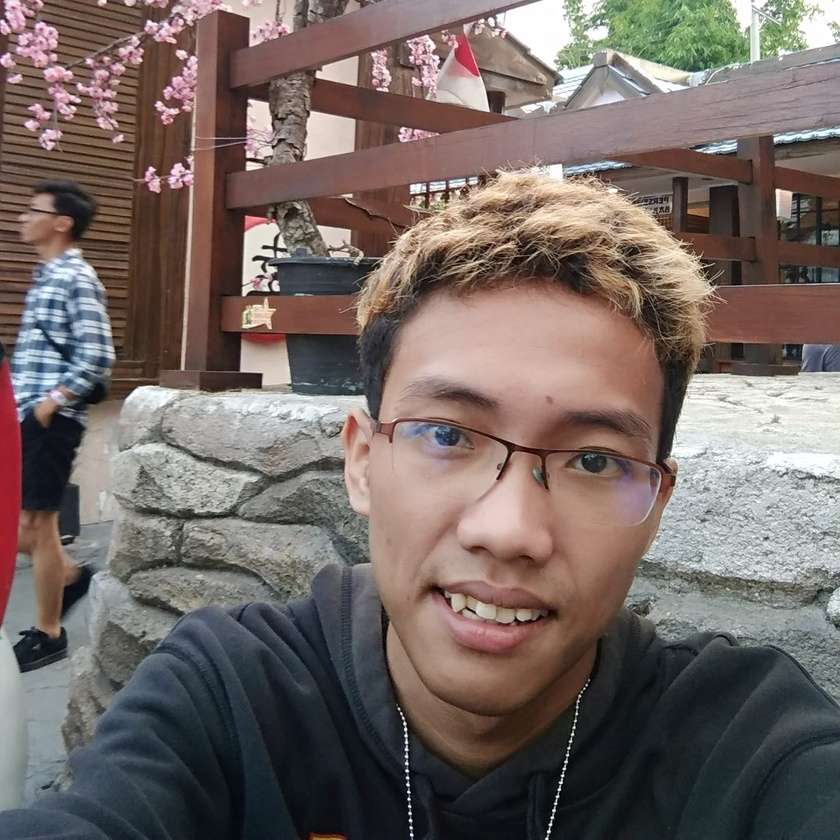
#> input picture nugroho.jpg, 840 x 840 px, shrunk from 1440 x 1440 before the run
$ jupyter execute deteksi_wajah_viola_jones.ipynb   (shell and % lines are left out)
#> lines starting #> are read from the running program, lines starting #| are printed output that depends on the picture; after the words box and inside, x2 and y2 are one past the last pixel; in counts of white or black regions, pixels touching at a corner belong together
<a href="https://colab.research.google.com/github/3152251/viola-jones-face-detection-by-nugroho-15.11.9322/blob/main/deteksi_wajah_viola_jones.ipynb" target="_parent"></a>

# Cascade Classification Viola Jones

Salah satu hal utama yang dapat kita lakukan dengan penglihatan adalah pendeteksian objek.

Deteksi Objek menggunakan pengklasifikasi kaskade berbasis fitur Haar adalah metode deteksi objek efektif yang diusulkan oleh Paul Viola dan Michael Jones dalam makalahnya [ini](https://www.cs.cmu.edu/~efros/courses/LBMV07/Papers/viola-cvpr-01.pdf) dan di kembangkan kemudian oleh [Rainer Lienhart](http://wiki.opencv.org.cn/images/5/52/MRL-TR-May02-revised-Dec02.pdf).

Ini adalah pendekatan berbasis pembelajaran mesin di mana fungsi kaskade dilatih dari banyak citra positif dan negatif. Hal ini kemudian digunakan untuk mendeteksi objek dalam gambar lain.

OpenCV menyediakan metode pelatihan ( lihat [Cascade Classifier Training](https://docs.opencv.org/3.4/dc/d88/tutorial_traincascade.html)) atau model terlatih, yang dapat dibaca menggunakan metode cv2.CascadeClassifierload. Model pra-*terlatih* terletak di folder data dalam instalasi OpenCV atau dapat ditemukan [di sini](https://github.com/opencv/opencv/tree/3.4/data).

Dalam catatan ini kita akan mencoba dengan beberapa model haarcascades yang disediakan. Lebih lanjut tentang topik ini dapat ditemukan [di sini](https://docs.opencv.org/3.4/db/d28/tutorial_cascade_classifier.html).

[cell 1]
import cv2
import common
import numpy as np

from matplotlib import pyplot as plt # ini memungkinkan kita menggambar gambar sebaris di notebook
import pylab # ini memungkinkan kita untuk mengontrol ukuran gambar
pylab.rcParams['figure.figsize'] = (10.0, 8.0) # mengontrol ukuran gambar di notebook

[cell 2]
# Load the test image and create a greyscale copy of it to be used in the classifiers

base_image = cv2.imread('nugroho.jpg')
#> base_image is the input picture: shape (840, 840, 3); mean B, G, R 100.8, 104.9, 117
grey = cv2.cvtColor(base_image, cv2.COLOR_BGR2GRAY)
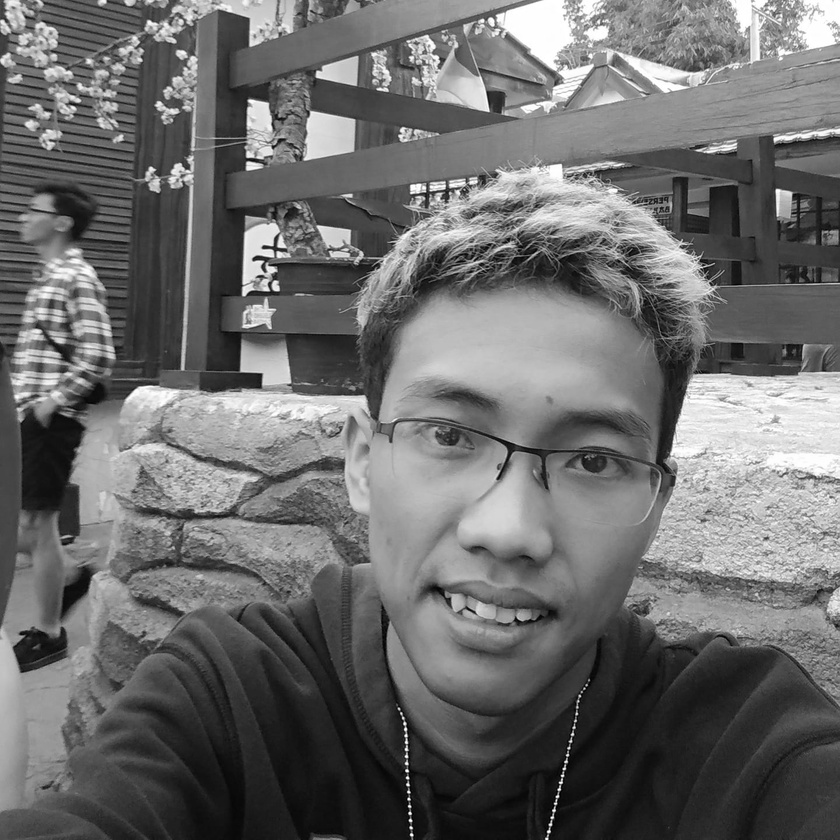
#> grey: shape (840, 840); min 0, max 255, mean 108.1
plt.imshow(cv2.cvtColor(base_image, cv2.COLOR_BGR2RGB))

# Face Detection

Kita akan menggunakan model haarcascade_frontalface_default.xml untuk mendeteksi wajah di foto. Anda dapat menemukan detail lebih lanjut tentang parameter fungsi detectMultiScale [di sini](https://docs.opencv.org/3.4/d1/de5/classcv_1_1CascadeClassifier.html#aaf8181cb63968136476ec4204ffca498).

[cell 3]
# this is a pre-trained face cascade
test_image = cv2.imread('nugroho.jpg')
face_cascade = cv2.CascadeClassifier('haarcascade_frontalface_default.xml')
faces = face_cascade.detectMultiScale(grey, 1.3, 5)
#> faces = [[327, 295, 384, 384]]
for (x,y,w,h) in faces:
     cv2.rectangle(test_image,(x,y),(x+w,y+h),(255,0,0),2)
#> this loop made 1 pass
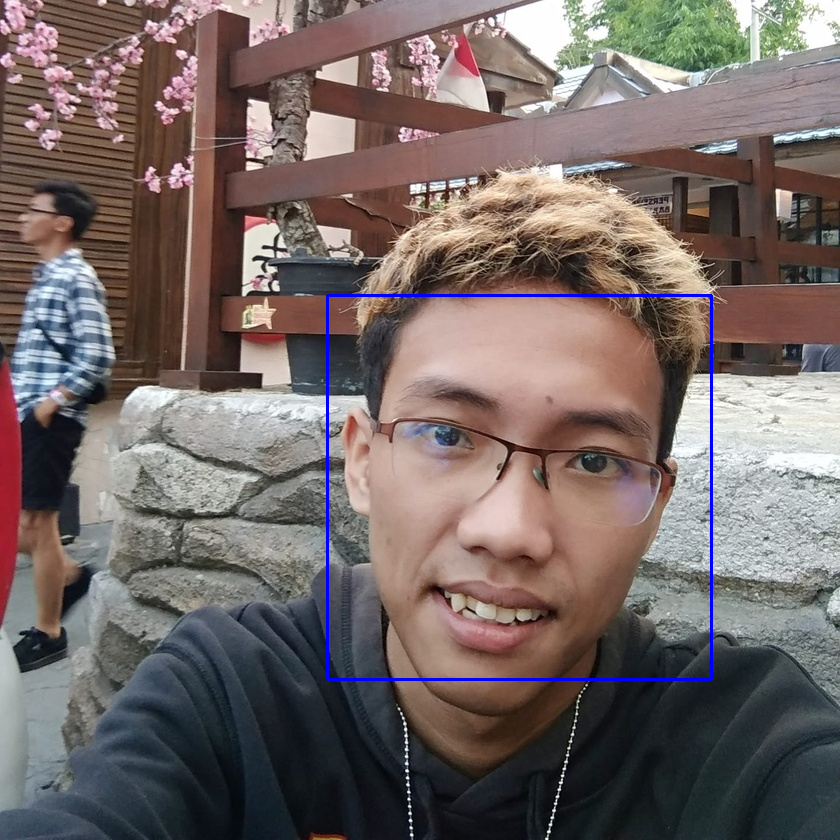
#> test_image: shape (840, 840, 3); 0.65% of pixels changed, all inside (x1, y1, x2, y2) = (326, 294, 713, 681)
plt.imshow(cv2.cvtColor(test_image, cv2.COLOR_BGR2RGB))

[cell 4]
from google.colab import drive
drive.mount('/content/drive')

## Smile Detection
kita akan menggunakan model pra-terlatih haarcascade_smile.xml untuk mendeteksi senyuman pada gambar.

[cell 5]
# this is a pre-trained face cascade
test_image = cv2.imread('nugroho.jpg')
smile_cascade = cv2.CascadeClassifier('haarcascade_smile.xml')
smiles = smile_cascade.detectMultiScale(grey, 1.3, 20)
#> smiles = [[76, 179, 72, 36], [749, 119, 76, 39], [680, 129, 77, 39], [563, 155, 78, 40], [253, 506, 76, 38], [64, 174, 103, 51], [714, 375, 103, 51], [127, 436, 103, 51], [201, 498, 103, 51], [591, 35, 154, 77], [114, 553, 153, 76], [408, 571, 174, 87]]
for (x,y,w,h) in smiles:
     cv2.rectangle(test_image,(x,y),(x+w,y+h),(0,255,0),2)
#> this loop made 12 passes
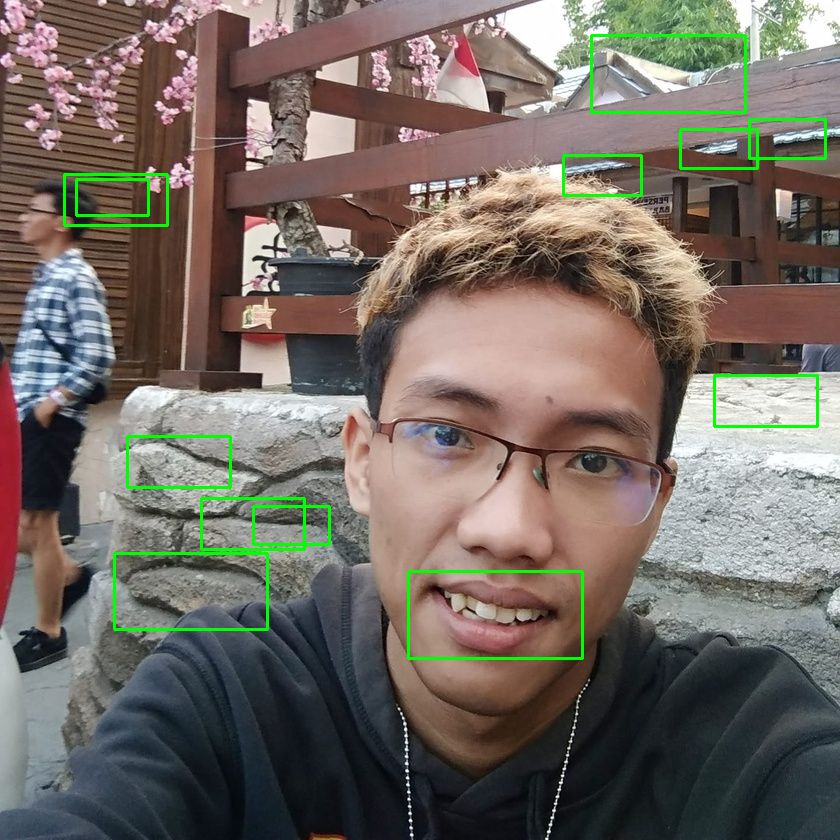
#> test_image: shape (840, 840, 3); 1.61% of pixels changed, all inside (x1, y1, x2, y2) = (63, 34, 827, 660)
plt.imshow(cv2.cvtColor(test_image, cv2.COLOR_BGR2RGB))

Seperti yang dilihat, itu mendeteksi senyuman dengan benar (orang yang tepat, yang sebenarnya adalah saya, tidak memberikan senyuman penuh) tetapi ada banyak kesalahan, yang biasa terjadi dalam model kaskade. Oleh karena itu, untuk memperbaikinya, kita hanya akan mempertimbangkan senyuman yang terdeteksi di dalam wajah yang terdeteksi sebelumnya.

[cell 6]
# this is a pre-trained face cascade
test_image = cv2.imread('nugroho.jpg')
for (x,y,w,h) in faces:
  for (x_s,y_s,w_s,h_s) in smiles:
    if( (x <= x_s) and (y <= y_s) and ( x+w >= x_s+w_s) and ( y+h >= y_s+h_s)):
      cv2.rectangle(test_image, (x_s,y_s),(x_s+w_s,y_s+h_s),(0,255,0),2)
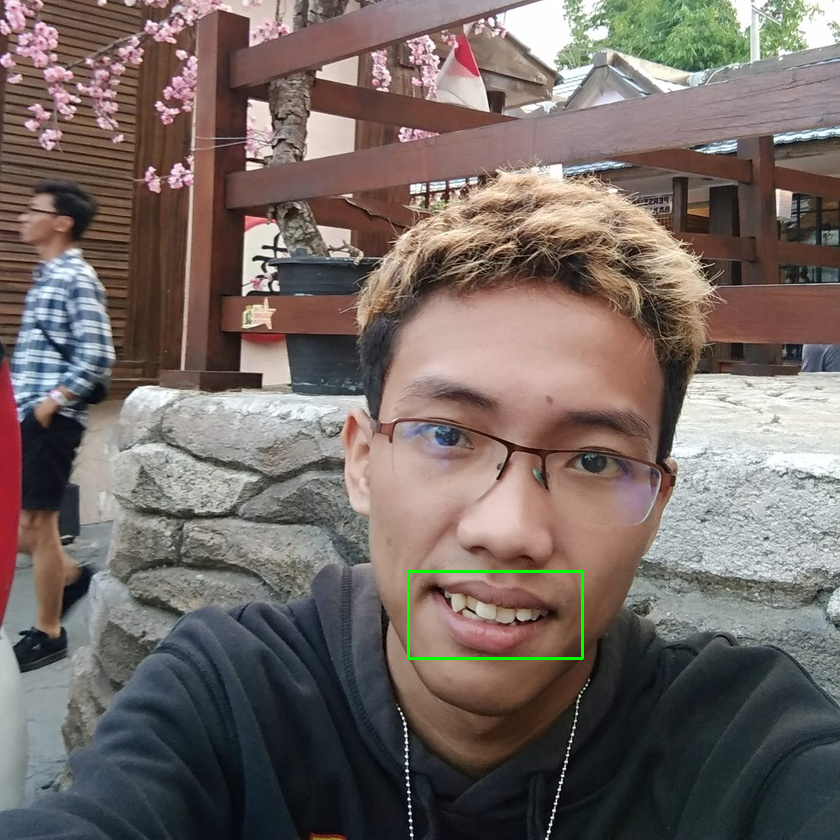
#> test_image: shape (840, 840, 3); 0.22% of pixels changed, all inside (x1, y1, x2, y2) = (407, 570, 584, 660)
plt.imshow(cv2.cvtColor(test_image, cv2.COLOR_BGR2RGB))

# Eye Detection

Menggunakan model haarcascade_frontalface_default.xml untuk mendeteksi wajah pada gambar.

[cell 7]
test_image = cv2.imread('nugroho.jpg')
eye_cascade = cv2.CascadeClassifier('haarcascade_eye.xml')
eyes = eye_cascade.detectMultiScale(grey, 1.3, 1)
#> eyes = [[554, 426, 71, 71], [532, 596, 34, 34], [449, 530, 44, 44], [409, 398, 74, 74], [408, 563, 64, 64], [390, 371, 140, 140]]
for (x,y,w,h) in eyes:
     cv2.rectangle(test_image,(x,y),(x+w,y+h),(255,255,255),2)
#> this loop made 6 passes
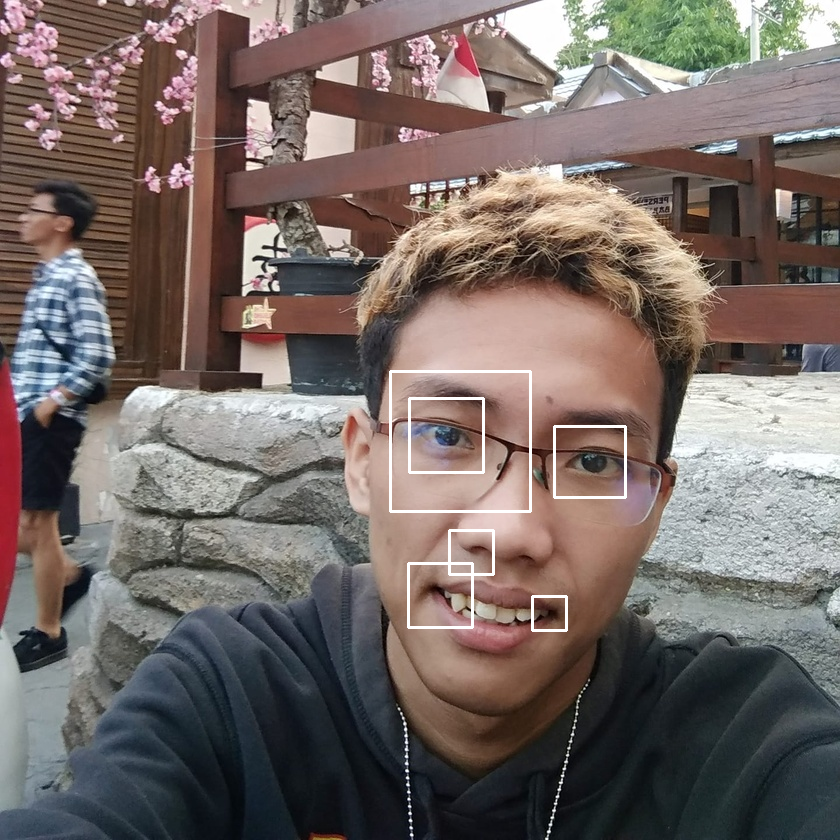
#> test_image: shape (840, 840, 3); 0.72% of pixels changed, all inside (x1, y1, x2, y2) = (389, 370, 627, 632)
plt.imshow(cv2.cvtColor(test_image, cv2.COLOR_BGR2RGB))

Mirip dengan apa yang terjadi pada senyuman, ada beberapa deteksi palsu, dan dalam kasus khusus ini negatif palsu (kesalahan pengklasifikasi). Jadi kita akan menggunakan pendekatan yang sama untuk menyaring mata yang dikenali yang ada di dalam wajah.

[cell 8]
test_image = cv2.imread('nugroho.jpg')
for (x,y,w,h) in faces:
  #cv2.rectangle(smile_faces_base_image,(x,y),(x+w,y+h),(255,0,0),2)
  for (x_s,y_s,w_s,h_s) in eyes:
    if( (x <= x_s) and (y <= y_s) and ( x+w >= x_s+w_s) and ( y+h >= y_s+h_s)):
      cv2.rectangle(test_image, (x_s,y_s),(x_s+w_s,y_s+h_s),(255,255,255),2)
plt.imshow(cv2.cvtColor(test_image, cv2.COLOR_BGR2RGB))

## menggabungkan semua deteksi (wajah, senyum dan mata)

[cell 9]
test_image = cv2.imread('nugroho.jpg')
for (x,y,w,h) in faces:
  cv2.rectangle(test_image,(x,y),(x+w,y+h),(255,0,0),2)
  for (x_s,y_s,w_s,h_s) in eyes:
    if( (x <= x_s) and (y <= y_s) and ( x+w >= x_s+w_s) and ( y+h >= y_s+h_s)):
      cv2.rectangle(test_image, (x_s,y_s),(x_s+w_s,y_s+h_s),(255,255,255),2)
  for (x_s,y_s,w_s,h_s) in smiles:
    if( (x <= x_s) and (y <= y_s) and ( x+w >= x_s+w_s) and ( y+h >= y_s+h_s)):
      cv2.rectangle(test_image, (x_s,y_s),(x_s+w_s,y_s+h_s),(0,255,0),2)
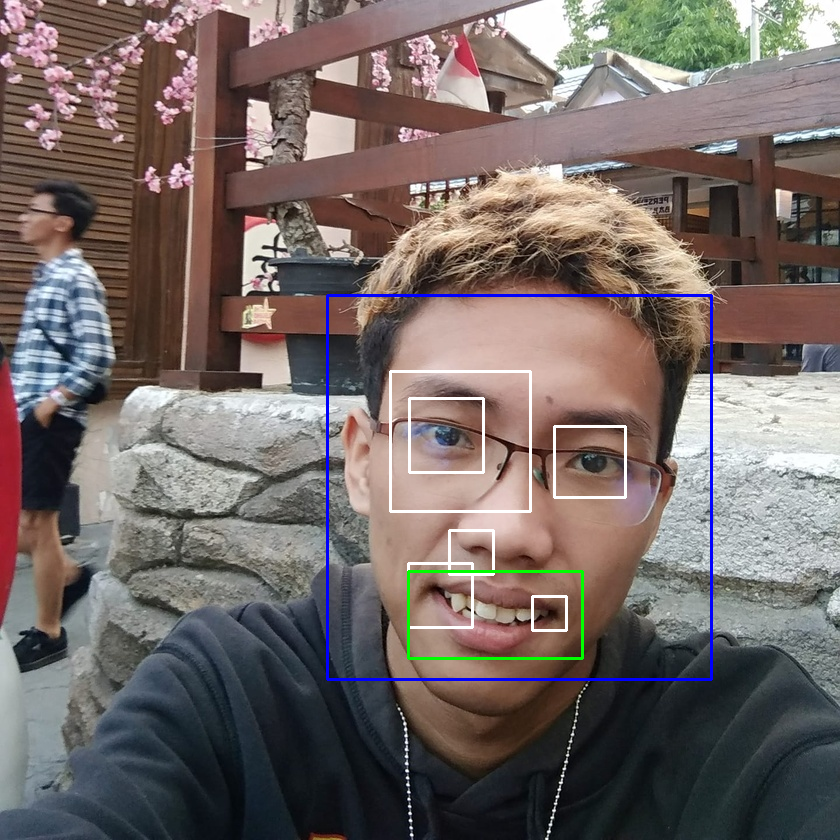
#> test_image: shape (840, 840, 3); 1.57% of pixels changed, all inside (x1, y1, x2, y2) = (326, 294, 713, 681)
plt.imshow(cv2.cvtColor(test_image, cv2.COLOR_BGR2RGB))
